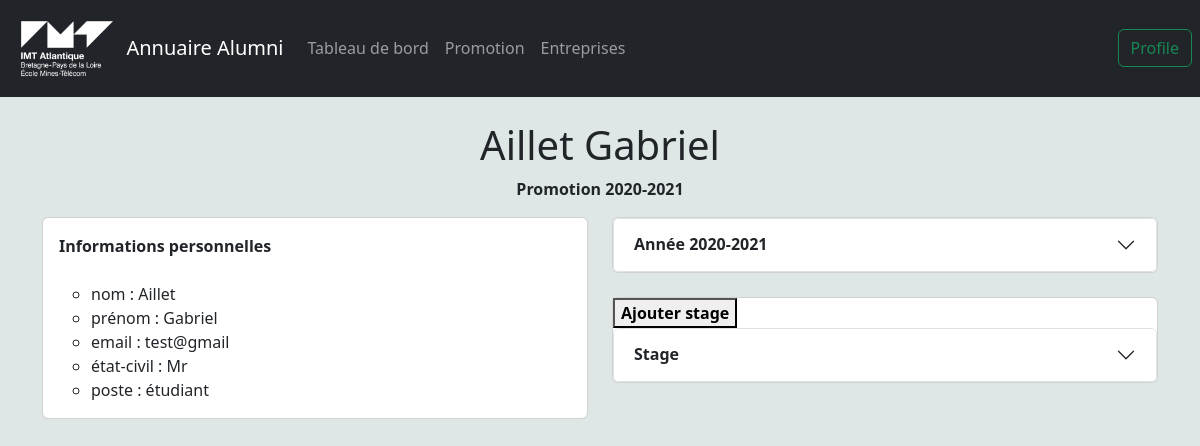
The app's page /developpement logiciel/show/1/ with its own data.
### database/models.py (models this page shows)
class student(db.Model):
    student_id = db.Column('id', db.Integer, primary_key=True)
    name = db.Column(db.Text)
    surname = db.Column(db.Text)

class class_prom(db.Model):
    student_id = db.Column(db.Integer, db.ForeignKey('student.id'), primary_key=True)
    year = db.Column(db.Integer)

class profile(db.Model):
    student_id = db.Column('id', db.Integer, primary_key=True)
    email = db.Column(db.Text)
    etat_civil = db.Column(db.Text)
    post = db.Column(db.Text)

### app.py (the view)
@app.route("/<string:name>/show/<int:id>/",methods=["GET", "POST"])
def showClientInfo(name,id):
    CanModify = str(id) == name
    ClassProm = getClassProm(id)
    if(ClassProm == None):
        ClassProm = dict()
        ClassProm['year'] = 0
    current_year = datetime.now().year
    Student = getStudentById(id)
    Profil = getProfileByIdStudent(id)
    Taf = getTadOfStudentByStudentId(id)
    Stages = getallStageByStudentId(id)
    lenStage=length_filter(Stages)
    StageEntreprise=[]
    for stage in Stages:
        entreprise_obj = entreprise.query.filter_by(entreprise_id=stage.entreprise_id).first()
        if(entreprise_obj):
            StageEntreprise.append([stage,entreprise_obj.name])
        else:
            StageEntreprise.append([stage,''])
    return render_template('afficherProfileUtilisateur.html', Student=Student,Profil=Profil,Taf=Taf ,id=id,
                           classProm=ClassProm, currentYear=current_year,canModify=CanModify,name=name
                           ,StageEntreprise=StageEntreprise,lenStage=lenStage)

### app.py (called while the page is built)
def length_filter(value):
    return len(value)

### database/querys/Get.py (called while the page is built)
def getStudentById(idStudent):
    Student = student.query.filter_by(student_id=idStudent).first()
    return Student

def getTadOfStudentByStudentId(idStudent):
    StudentTaf = taf_student.query.filter_by(student_id=idStudent).all()
    Tafids = []
    for i in range(len(StudentTaf)):
        Tafids += [taf.query.filter_by(taf_id = StudentTaf[i].taf_id).first()]
    return Tafids

def getClassProm(idStudent):
    ClassProm = class_prom.query.filter_by(student_id=idStudent).first()
    return ClassProm

def getProfileByIdStudent(IdStudent):
    print(IdStudent)
    Profile = profile.query.filter_by(student_id = IdStudent).first()
    return Profile

def getallStageByStudentId(id):
    Stages = stage.query.filter_by(student_id = id).all()
    return Stages

### templates/afficherProfileUtilisateur.html (shortened to what this page needs)
<!DOCTYPE html>
<html lang="en">
<head>
<link href="https://cdn.jsdelivr.net/npm/bootstrap@5.3.0-alpha1/dist/css/bootstrap.min.css"
      rel="stylesheet"
>
    {% import 'accordion_year.jinja2' as ay %}
    {% import 'navBar.jinja2' as nav %}
</head>
<body style="background-color:#dee7e6;">
<header>
            {{ nav.renderNavBar(name,id) }}
</header>
<ul class="container">
    <div class="row">
        <div class="col-12">
            <br>
            <h1 class="text-center">{{ Student.name }} {{ Student.surname }}</h1>
            <p class="text-center">
        <strong>Promotion {{ classProm.year }}-{{classProm.year+1}}</strong>
             </p>
        </div>
    </div>
    <div class="row">
        <div class="col-12 col-md-6">
            <div class="card">
        <div class="card-body">
            <label><strong>Informations personnelles</strong></label>
    <ul>
        <br>
        <li>
    <label>nom : </label>
        {{ Student.name}}
        </li>
        <li>
        <label>prénom :</label>
        {{ Student.surname}}
        </li>
        <li>
        <label for="year">email :</label>
        {{ Profil.email}}
        </li>
        <li>
        <label for="year">état-civil :</label>
        {{ Profil.etat_civil}}
        </li>
        <li>
        <label for="year">poste :</label>
        {{ Profil.post}}
        </li>
    </ul>
</div>
</div>
        </div>
        <div class="col-12 col-md-6">
                <div class="card">
                <div class="accordion" id="accordionExample">
                    {% for i in range(Taf|length) %}
                    {{ay.renderYear(Taf[i].code,classProm.year+i,currentYear)}}
                    {% endfor %}
                </div>
                </div>
                   <br>
            <div class="card">
            <form action="{{ url_for("addStageTab",id=id , name=name)}}" method="get">
                      <button type="submit"><strong>Ajouter stage</strong></button>
            </form>
                <div class="accordion" id="accordionExample">
  <div class="accordion-item">
    <h2 class="accordion-header" id="headingTwo">
      <button class="accordion-button collapsed" type="button" data-bs-toggle="collapse" data-bs-target="#collapseTwo" aria-expanded="false" aria-controls="collapseTwo">
        <strong>Stage</strong>
      </button>
    </h2>
</div>
                </div>
            </div>
    </div>
</ul>
</body>
</html>

### templates/accordion_year.jinja2 (shortened to what this page needs)
{% macro renderYear(tafField,year,yearref) %}
  <div class="accordion-item">
    <h2 class="accordion-header" id="heading{{year}}">
        {% if year >= yearref %}
      <button style="color: darkgray;
                    background-color:lightgrey"
              class="accordion-button collapsed" type="button" data-bs-toggle="collapse" data-bs-target="#collapse{{year}}" aria-expanded="false" aria-controls="collapse{{year}}" disabled>
        <p class="text-center"><strong> Année {{year}}-{{year+1}} </strong></p>
      </button >
        {% else %}<button class="accordion-button collapsed text-center" type="button" data-bs-toggle="collapse" data-bs-target="#collapse{{year}}" aria-expanded="false" aria-controls="collapse{{year}}" >
         <strong>Année {{year}}-{{year+1}}</strong>
      </button>
        {% endif %}
    </h2>
  </div>
{% endmacro %}

### templates/navBar.jinja2 (shortened to what this page needs)
{% macro renderNavBar(name,id) %}
    <nav class="navbar navbar-expand-lg navbar-dark bg-dark" style ="padding-left: 8px; padding-right: 8px;">
                <img src="/static/image/IMT_Logo_fond_noir.png" width="10%" alt="">
                <a class="navbar-brand">Annuaire Alumni</a>
                <div class="collapse navbar-collapse" id="navbarNav">
                    <div class="navbar-nav">
                      <a class="nav-item nav-link text-center" href="{{url_for("tableaux",name=name)}}">Tableau de bord</a>
                      <a class="nav-item nav-link text-center" href="{{url_for("prom",name=name)}}">Promotion</a>
                      <a class="nav-item nav-link text-center" href="{{url_for("EntrepriseTab",name=name)}}">Entreprises</a>
                    </div>
                </div>
                {% if name != "Admin" %}
                <form class="collapse navbar-collapse justify-content-end text-center" id="navbarNav" action={{url_for("showClientInfo",name=name,id=id)}}>
                    <input class="btn btn-outline-success " type="submit" value = "Profile">
                {% else %}
                <form class="collapse navbar-collapse justify-content-end text-center" id="navbarNav" action={{url_for("adminTab",name=name)}}>
                    <input class="btn btn-outline-success " type="submit" value = "Fonctionnalités">
                </form>
                {% endif %}
            </nav>
{% endmacro %}

### records on screen
student: name "Aillet", surname "Gabriel"
class_prom: year "2020", classProm.year+1 "2021"
profile: email "test@gmail", etat_civil "Mr", post "étudiant"

### other values on screen
{{ year }} "2020"
{{ year+1 }} "2021"
